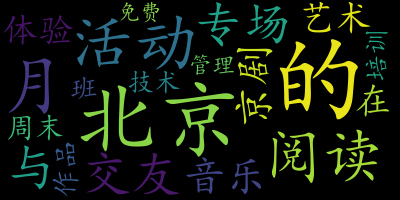

Generate this figure with Python:
import jieba  # 分割词语
from matplotlib import pyplot as plt  # 数据可视化
from wordcloud import WordCloud, ImageColorGenerator, STOPWORDS  # 词云


# 打开文本
with open("text.txt", encoding="utf-8") as f:
    txt = f.read()  # 读取文本内容

word_list = jieba.cut_for_search(txt)  # 切割词语
space_list = " ".join(word_list)  # 连接词语
print(space_list)  # 打印
w_c = WordCloud(
    background_color="black",  # 背景颜色
    max_words=20,  # 最多词语数
    font_path="simkai.ttf",  # ***中文字体，解决不能识别中文文字问题
    max_font_size=100,  # 最大字体大小
    random_state=300,  # 随机状态参数
).generate(space_list)  # 生成词云

plt.imshow(w_c)
plt.axis("off")
plt.show()
w_c.to_file("text2wordCloud.png")
